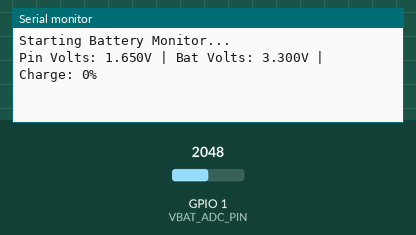
A sketch run on a simulated ESP32. Shown: the last lines printed to the serial monitor. The test bench sets the inputs (shaded band); at power-on: GPIO 1 (VBAT_ADC_PIN) = 2048.

Above: at 1.2 s.
1.3 s: GPIO 1 (VBAT_ADC_PIN) set to 2866
At 2.7 s:
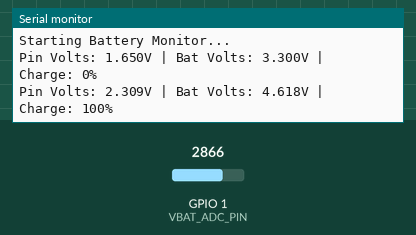
2.8 s: GPIO 1 (VBAT_ADC_PIN) set to 3603
At 5.3 s:
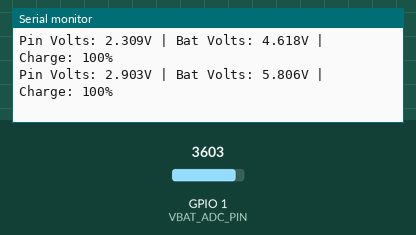
Timing chart, 0 to 6.8 s (numbered marks = the images above; inputs shaded):
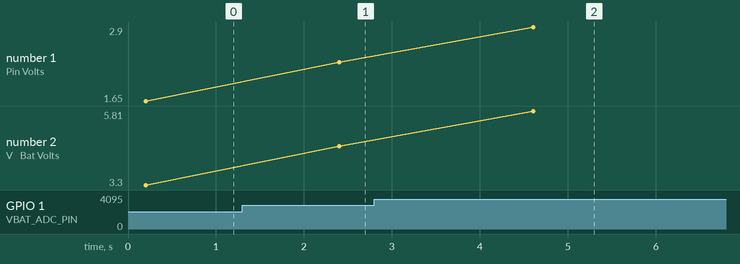

Measured:
- after the input at 1.3 s, the serial monitor: prints a new line after 1.1 s (image 1)
- after the input at 2.8 s, the serial monitor: prints a new line after 1.8 s (image 2)
- plotted number 1: 1.65 → 2.31 after the input at 1.3 s, 2.31 → 2.9 after the input at 2.8 s
- plotted number 2: 3.3 → 4.62 after the input at 1.3 s, 4.62 → 5.81 after the input at 2.8 s

The sketch:

battery_level.ino
```cpp
/*
 * ESP32 LiPo Battery Monitor (1M / 1M Voltage Divider)
  */

const int VBAT_ADC_PIN = 1; // Safe ADC pin on ESP32

// Voltage divider configuration
// R1 (Top) = 1M, R2 (Bottom) = 1M
// Ratio = (R1 + R2) / R2 = (1000000 + 1000000) / 1000000 = 2.0
const float DIVIDER_RATIO = 2.0;

void setup() {
  Serial.begin(115200);

  // Set ADC attenuation to 11dB (allows reading up to ~3.1V safely)
  // Since our max divided voltage is 2.1V, this is perfect.
  analogSetAttenuation(ADC_11db);

  Serial.println("Starting Battery Monitor...");
}

void loop() {
  // 1. Take multiple readings and average them to filter out ESP32 ADC noise
  int numSamples = 20;
  uint32_t totalMilliVolts = 0;

  for (int i = 0; i < numSamples; i++) {
    // analogReadMilliVolts() is MUCH more accurate than analogRead()
    // because it uses factory calibration burned into the ESP32 chip.
    totalMilliVolts += analogReadMilliVolts(VBAT_ADC_PIN);
    delay(10); // Short delay between samples
  }

  float averageMilliVolts = totalMilliVolts / (float)numSamples;

  // 2. Convert to Volts and multiply by the divider ratio to get real battery voltage
  float pinVoltage = averageMilliVolts / 1000.0;
  float batteryVoltage = pinVoltage * DIVIDER_RATIO;

  // 3. Convert the voltage to a percentage using the LiPo curve
  int batteryPercentage = getBatteryPercentage(batteryVoltage);

  // 4. Print the results
  Serial.print("Pin Volts: ");
  Serial.print(pinVoltage, 3);
  Serial.print("V | Bat Volts: ");
  Serial.print(batteryVoltage, 3);
  Serial.print("V | Charge: ");
  Serial.print(batteryPercentage);
  Serial.println("%");

  // Wait 2 seconds before the next reading
  delay(2000);
}

/*
 * Function to map voltage to percentage based on typical LiPo discharge curve
 */
int getBatteryPercentage(float voltage) {
  // If voltage is higher than 4.2, it's fully charged (or plugged into USB)
  if (voltage >= 4.20) return 100;

  // Safe lower bound (typical ESP32 3.3V LDO dropout is around 3.3V)
  if (voltage <= 3.30) return 0;

  // Piecewise linear mapping based on LiPo discharge curve
  if (voltage >= 4.00) return mapFloat(voltage, 4.00, 4.20, 85, 100);
  if (voltage >= 3.90) return mapFloat(voltage, 3.90, 4.00, 75, 85);
  if (voltage >= 3.80) return mapFloat(voltage, 3.80, 3.90, 50, 75);
  if (voltage >= 3.70) return mapFloat(voltage, 3.70, 3.80, 25, 50);
  if (voltage >= 3.50) return mapFloat(voltage, 3.50, 3.70, 10, 25);

  // Between 3.30V and 3.50V
  return mapFloat(voltage, 3.30, 3.50, 0, 10);
}

/*
 * Helper function: Arduino's built-in map() only works with integers.
 * We need one that works with floats for battery voltages.
 */
int mapFloat(float x, float in_min, float in_max, int out_min, int out_max) {
  return (int)((x - in_min) * (out_max - out_min) / (in_max - in_min) + out_min);
}
```
